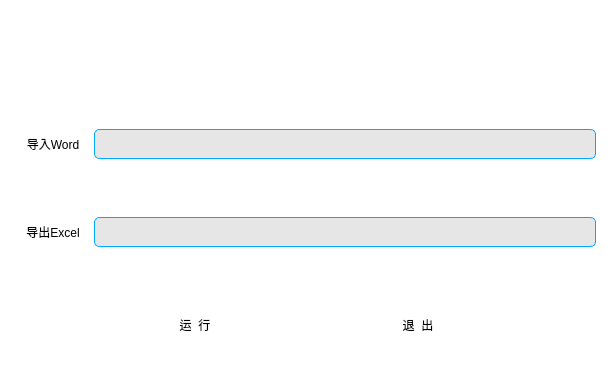
<?xml version="1.0" encoding="UTF-8"?>
<ui version="4.0">
 <class>Form</class>
 <widget class="QWidget" name="Form">
  <property name="geometry">
   <rect>
    <x>0</x>
    <y>0</y>
    <width>614</width>
    <height>374</height>
   </rect>
  </property>
  <property name="windowTitle">
   <string>档案文件系统</string>
  </property>
  <property name="windowIcon">
   <iconset resource="image.qrc">
    <normaloff>:/newPrefix/img/word.png</normaloff>:/newPrefix/img/word.png</iconset>
  </property>
  <property name="styleSheet">
   <string notr="true">#Form{
background-color: rgb(255, 255, 255);
}
#widget{
	border-image: url(:/newPrefix/img/bp.png);
}
#widget_2{
	border-image: url(:/newPrefix/img/bp2.jpg);
}
#label{
	color: rgb(255, 255, 255);
}
QToolButton{
border-style:none;border-radius: 10px;
/*background-color: rgb(200, 200, 200,220);*/
}
QToolButton:hover{
color:rgb(255, 255, 255);
/*background-color: rgb(150, 150, 150,120);*/
}
QToolButton:pressed {  
    /* 改变背景色 */  
    /*background-color:rgb(180, 180, 180,120);*/
    /* 改变边框风格 */  
    border-style:inset;  
    /* 使文字有一点移动 */  
    padding-left:1px;  
    padding-top:1px;  
}

QPushButton{
border-style:none;border-radius: 10px;
/*background-color: rgb(200, 200, 200,220);*/
}
QPushButton:hover{
color:rgb(255, 255, 255);
/*background-color: rgb(150, 150, 150,120);*/
}
QPushButton:pressed {  
    /* 改变背景色 */  
    /*background-color:rgb(180, 180, 180,120);*/
    /* 改变边框风格 */  
    border-style:inset;  
    /* 使文字有一点移动 */  
    padding-left:1px;  
    padding-top:1px;  
}

QLineEdit{
border-radius: 5px;
border: 1px solid #00aaff;
background-color:rgb(230, 230, 230);
}</string>
  </property>
  <layout class="QVBoxLayout" name="verticalLayout">
   <property name="spacing">
    <number>0</number>
   </property>
   <property name="leftMargin">
    <number>0</number>
   </property>
   <property name="topMargin">
    <number>0</number>
   </property>
   <property name="rightMargin">
    <number>0</number>
   </property>
   <property name="bottomMargin">
    <number>0</number>
   </property>
   <item>
    <widget class="QWidget" name="widget" native="true">
     <property name="minimumSize">
      <size>
       <width>0</width>
       <height>100</height>
      </size>
     </property>
     <property name="maximumSize">
      <size>
       <width>16777215</width>
       <height>100</height>
      </size>
     </property>
     <layout class="QHBoxLayout" name="horizontalLayout">
      <item alignment="Qt::AlignHCenter">
       <widget class="QLabel" name="label">
        <property name="font">
         <font>
          <family>楷体</family>
          <pointsize>30</pointsize>
         </font>
        </property>
        <property name="text">
         <string>档案文件系统</string>
        </property>
       </widget>
      </item>
     </layout>
    </widget>
   </item>
   <item>
    <widget class="QWidget" name="widget_2" native="true">
     <layout class="QVBoxLayout" name="verticalLayout_2">
      <property name="spacing">
       <number>0</number>
      </property>
      <property name="topMargin">
       <number>0</number>
      </property>
      <property name="bottomMargin">
       <number>0</number>
      </property>
      <item>
       <widget class="QWidget" name="widget_3" native="true">
        <layout class="QHBoxLayout" name="horizontalLayout_2">
         <item>
          <widget class="QToolButton" name="toolButton_word">
           <property name="minimumSize">
            <size>
             <width>70</width>
             <height>70</height>
            </size>
           </property>
           <property name="maximumSize">
            <size>
             <width>70</width>
             <height>70</height>
            </size>
           </property>
           <property name="text">
            <string>导入Word</string>
           </property>
           <property name="icon">
            <iconset resource="image.qrc">
             <normaloff>:/newPrefix/img/word.png</normaloff>:/newPrefix/img/word.png</iconset>
           </property>
           <property name="iconSize">
            <size>
             <width>40</width>
             <height>40</height>
            </size>
           </property>
           <property name="autoRepeatDelay">
            <number>300</number>
           </property>
           <property name="autoRepeatInterval">
            <number>100</number>
           </property>
           <property name="toolButtonStyle">
            <enum>Qt::ToolButtonTextUnderIcon</enum>
           </property>
           <property name="arrowType">
            <enum>Qt::NoArrow</enum>
           </property>
          </widget>
         </item>
         <item>
          <widget class="QLineEdit" name="lineEdit_word">
           <property name="minimumSize">
            <size>
             <width>0</width>
             <height>30</height>
            </size>
           </property>
           <property name="maximumSize">
            <size>
             <width>16777215</width>
             <height>30</height>
            </size>
           </property>
           <property name="font">
            <font>
             <pointsize>12</pointsize>
            </font>
           </property>
           <property name="readOnly">
            <bool>true</bool>
           </property>
          </widget>
         </item>
        </layout>
       </widget>
      </item>
      <item>
       <widget class="QWidget" name="widget_4" native="true">
        <layout class="QHBoxLayout" name="horizontalLayout_3">
         <item>
          <widget class="QToolButton" name="toolButton_excel">
           <property name="minimumSize">
            <size>
             <width>70</width>
             <height>70</height>
            </size>
           </property>
           <property name="maximumSize">
            <size>
             <width>70</width>
             <height>70</height>
            </size>
           </property>
           <property name="text">
            <string>导出Excel</string>
           </property>
           <property name="icon">
            <iconset resource="image.qrc">
             <normaloff>:/newPrefix/img/Excel.png</normaloff>:/newPrefix/img/Excel.png</iconset>
           </property>
           <property name="iconSize">
            <size>
             <width>40</width>
             <height>40</height>
            </size>
           </property>
           <property name="toolButtonStyle">
            <enum>Qt::ToolButtonTextUnderIcon</enum>
           </property>
           <property name="arrowType">
            <enum>Qt::NoArrow</enum>
           </property>
          </widget>
         </item>
         <item>
          <widget class="QLineEdit" name="lineEdit_excel">
           <property name="minimumSize">
            <size>
             <width>0</width>
             <height>30</height>
            </size>
           </property>
           <property name="maximumSize">
            <size>
             <width>16777215</width>
             <height>30</height>
            </size>
           </property>
           <property name="font">
            <font>
             <pointsize>12</pointsize>
            </font>
           </property>
           <property name="readOnly">
            <bool>true</bool>
           </property>
          </widget>
         </item>
        </layout>
       </widget>
      </item>
      <item>
       <widget class="QWidget" name="widget_5" native="true">
        <layout class="QHBoxLayout" name="horizontalLayout_4">
         <item>
          <widget class="QToolButton" name="toolButton_run">
           <property name="minimumSize">
            <size>
             <width>80</width>
             <height>80</height>
            </size>
           </property>
           <property name="maximumSize">
            <size>
             <width>80</width>
             <height>80</height>
            </size>
           </property>
           <property name="text">
            <string>运  行</string>
           </property>
           <property name="icon">
            <iconset resource="image.qrc">
             <normaloff>:/newPrefix/img/运行.png</normaloff>:/newPrefix/img/运行.png</iconset>
           </property>
           <property name="iconSize">
            <size>
             <width>50</width>
             <height>50</height>
            </size>
           </property>
           <property name="toolButtonStyle">
            <enum>Qt::ToolButtonTextUnderIcon</enum>
           </property>
           <property name="arrowType">
            <enum>Qt::NoArrow</enum>
           </property>
          </widget>
         </item>
         <item>
          <widget class="QToolButton" name="toolButton_close">
           <property name="minimumSize">
            <size>
             <width>80</width>
             <height>80</height>
            </size>
           </property>
           <property name="maximumSize">
            <size>
             <width>80</width>
             <height>80</height>
            </size>
           </property>
           <property name="text">
            <string>退  出</string>
           </property>
           <property name="icon">
            <iconset resource="image.qrc">
             <normaloff>:/newPrefix/img/关闭.png</normaloff>:/newPrefix/img/关闭.png</iconset>
           </property>
           <property name="iconSize">
            <size>
             <width>50</width>
             <height>50</height>
            </size>
           </property>
           <property name="toolButtonStyle">
            <enum>Qt::ToolButtonTextUnderIcon</enum>
           </property>
           <property name="arrowType">
            <enum>Qt::NoArrow</enum>
           </property>
          </widget>
         </item>
        </layout>
       </widget>
      </item>
     </layout>
    </widget>
   </item>
  </layout>
 </widget>
 <resources>
  <include location="image.qrc"/>
 </resources>
 <connections/>
</ui>
